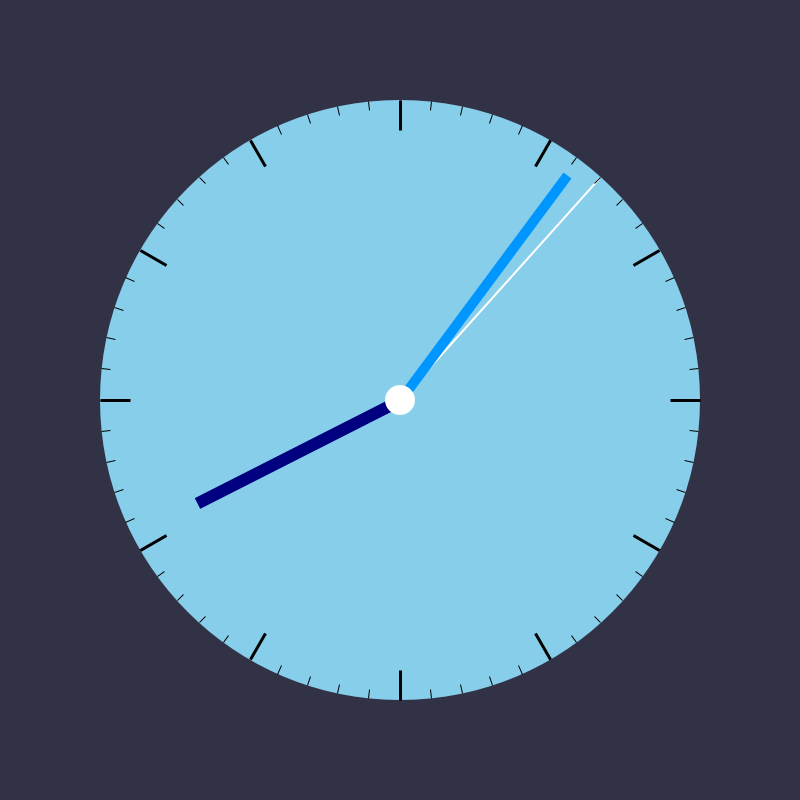
Frame 1 (no input)
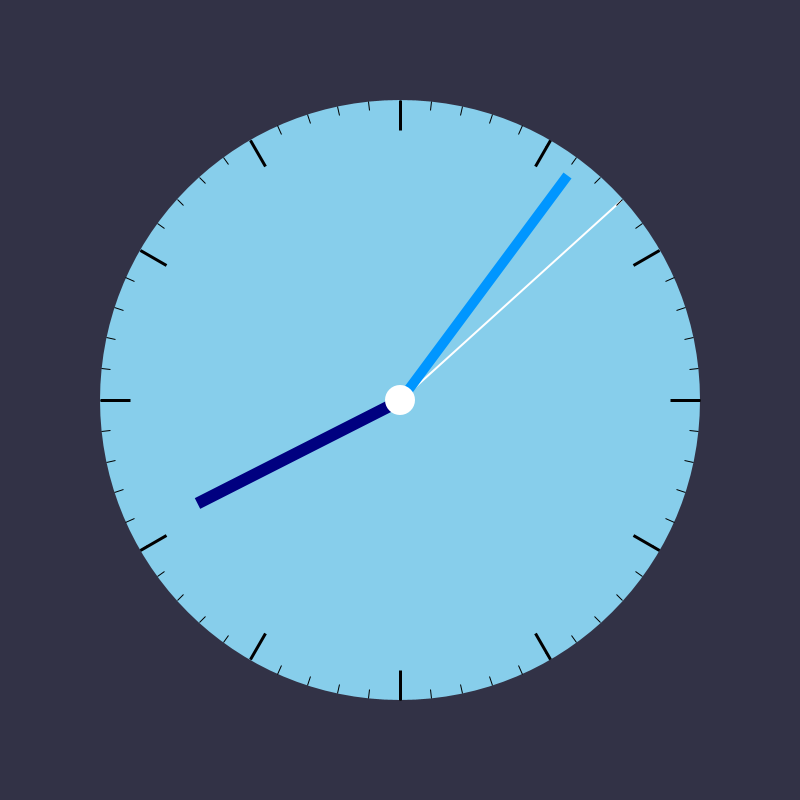
Frame 60 (the mouse pressed at the canvas centre just before this capture)
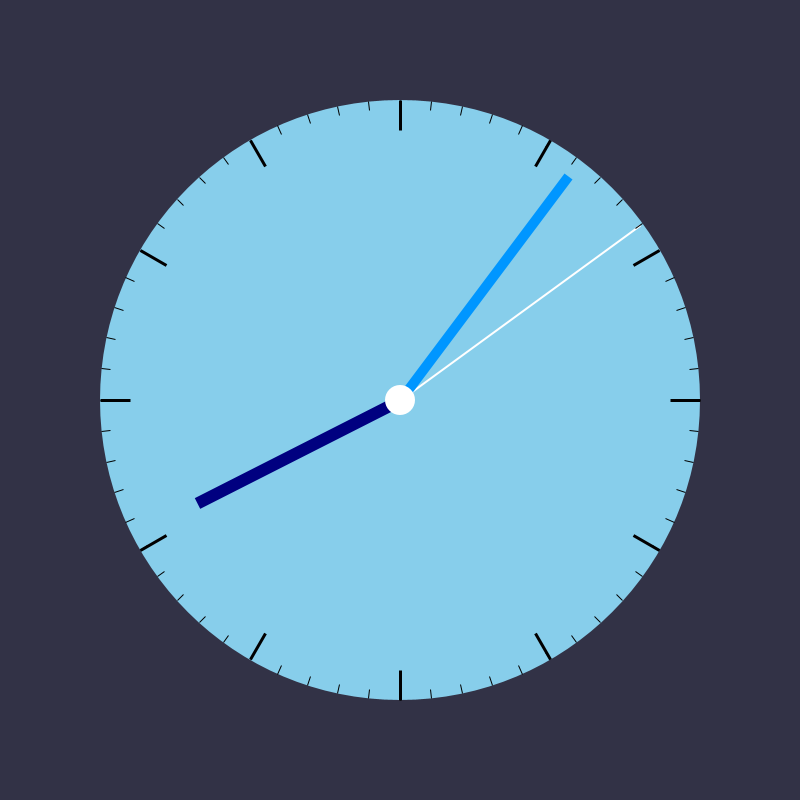
Frame 120 (the mouse held since frame 60 and released just before this capture)

The Processing sketch that drew these frames (run headless with seeded random() and noise(); from frame 60 on, the mouse is pressed at the canvas centre):

// Processing sketch: clock
// ── clock.pde
float circleX, circleY;

void setup() {
  size(800, 800);
}

void draw() {
  background(50, 50, 70); 


  float clockS = 350 * 0.85; 
  float clockS2 = 350 * -0.1; 
  float clockM = 350 * 0.8; 
  float clockH = 350 * 0.65; 

  circleX = width * 0.5;
  circleY = height * 0.5;

  noStroke();
  fill(135, 206, 235); 
  ellipse(circleX, circleY, 600, 600); 
  
  pushMatrix();
  translate(circleX, circleY);

  float S = map(second(), 0, 60, 0, TWO_PI) - HALF_PI;
  float M = map(minute() + norm(second(), 0, 60), 0, 60, 0, TWO_PI) - HALF_PI;
  float H = map(hour() % 12 + norm(minute(), 0, 60), 0, 12, 0, TWO_PI) - HALF_PI;

  
  stroke(255); 
  strokeWeight(2);
  strokeCap(SQUARE);
  line(0, 0, cos(S) * clockS, sin(S) * clockS);
  
  
  stroke(0, 150, 255); 
  strokeWeight(10); 
  strokeCap(SQUARE);
  line(0, 0, cos(M) * clockM, sin(M) * clockM);

  
  stroke(0, 0, 128); 
  strokeWeight(12);
  strokeCap(SQUARE);
  line(0, 0, cos(H) * clockH, sin(H) * clockH);


  for (int hourL = 0; hourL < 360; hourL += 30) {
    rotate(radians(30));
    stroke(0);
    strokeWeight(3);
    line(300, 0, 300 * 0.9, 0); 
  }


  for (int minuteL = 0; minuteL < 360; minuteL += 6) {
    rotate(radians(6));
    stroke(0);
    strokeWeight(1);
    line(300, 0, 300 * 0.97, 0); 
  }
  
  // 
  noStroke();
  fill(255); 
  ellipse(0, 0, 30, 30); 

  popMatrix();
}
